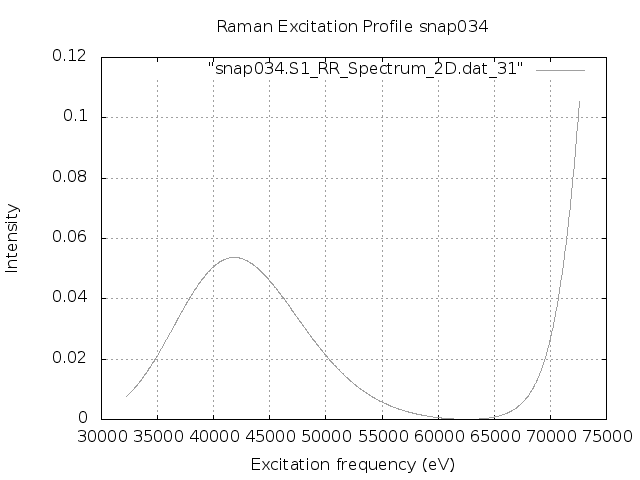

The script that saved this image:
set terminal png
set output "snap034.S1.REP.png"
set xlabel 'Excitation frequency (eV)'
set ylabel 'Intensity'
set title "Raman Excitation Profile snap034"
set grid
set autoscale
plot "snap034.S1_RR_Spectrum_2D.dat_31" with lines lc "blue"
exit
